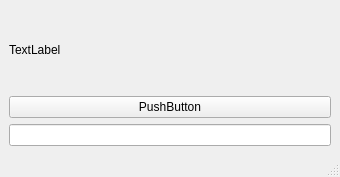
<?xml version="1.0" encoding="UTF-8"?>
<ui version="4.0">
 <class>MainWindow</class>
 <widget class="QMainWindow" name="MainWindow">
  <property name="geometry">
   <rect>
    <x>0</x>
    <y>0</y>
    <width>340</width>
    <height>177</height>
   </rect>
  </property>
  <property name="windowTitle">
   <string>MainWindow</string>
  </property>
  <property name="windowIcon">
   <iconset resource="../resources.qrc">
    <normaloff>:/iconos/ovni-volando.png</normaloff>:/iconos/ovni-volando.png</iconset>
  </property>
  <widget class="QWidget" name="centralwidget">
   <layout class="QVBoxLayout" name="verticalLayout">
    <item>
     <widget class="QLabel" name="label">
      <property name="text">
       <string>TextLabel</string>
      </property>
     </widget>
    </item>
    <item>
     <widget class="QPushButton" name="pushButton">
      <property name="text">
       <string>PushButton</string>
      </property>
     </widget>
    </item>
    <item>
     <widget class="QLineEdit" name="lineEdit"/>
    </item>
   </layout>
  </widget>
  <widget class="QMenuBar" name="menubar">
   <property name="geometry">
    <rect>
     <x>0</x>
     <y>0</y>
     <width>340</width>
     <height>33</height>
    </rect>
   </property>
  </widget>
  <widget class="QStatusBar" name="statusbar"/>
 </widget>
 <resources>
  <include location="../resources.qrc"/>
 </resources>
 <connections/>
</ui>
